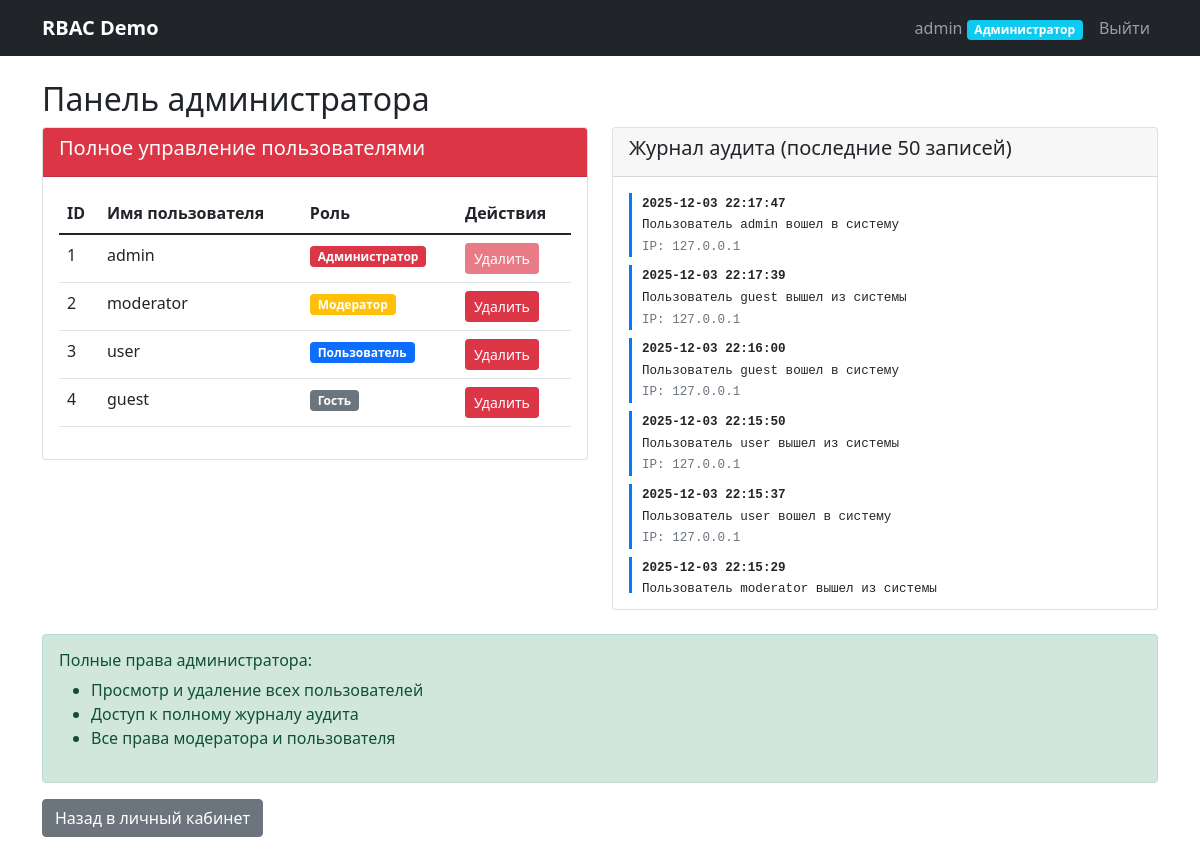
The page /admin (signed in) on the database its author committed.
### models.py (models this page shows, shortened)
class User(UserMixin, db.Model):
    id = db.Column(db.Integer, primary_key=True)
    username = db.Column(db.String(80), unique=True, nullable=False)
    email = db.Column(db.String(120), unique=True, nullable=False)
    password_hash = db.Column(db.String(200), nullable=False)
    role = db.Column(db.String(50), nullable=False, default='Пользователь')

class AuditLog(db.Model):
    id = db.Column(db.Integer, primary_key=True)
    user_id = db.Column(db.Integer, db.ForeignKey('user.id'), nullable=False)
    action = db.Column(db.String(200), nullable=False)
    timestamp = db.Column(db.DateTime, default=db.func.current_timestamp())
    ip_address = db.Column(db.String(45))
    user = db.relationship('User', backref=db.backref('logs', lazy=True))

### app.py (the view)
@app.route('/admin')
@login_required
@role_required('Администратор')
def admin_panel():
    users = User.query.all()
    logs = AuditLog.query.order_by(AuditLog.timestamp.desc()).limit(50).all()
    return render_template('admin.html', users=users, logs=logs)

### app.py (called while the page is built)
def role_required(role_name):
    def decorator(f):
        @wraps(f)
        @login_required
        def decorated_function(*args, **kwargs):
            if current_user.role != role_name:
                flash(f'Требуется роль {role_name}', 'danger')
                return redirect(url_for('index'))
            return f(*args, **kwargs)
        return decorated_function
    return decorator

@login_manager.user_loader
def load_user(user_id):
    return User.query.get(int(user_id))

### templates/admin.html
{% extends "base.html" %}
{% block content %}
<div class="row">
    <div class="col-md-12">
        <h2>Панель администратора</h2>
        <div class="row">
            <div class="col-md-6">
                <div class="card mb-4">
                    <div class="card-header bg-danger text-white">
                        <h5>Полное управление пользователями</h5>
                    </div>
                    <div class="card-body">
                        <table class="table">
                            <thead>
                                <tr>
                                    <th>ID</th>
                                    <th>Имя пользователя</th>
                                    <th>Роль</th>
                                    <th>Действия</th>
                                </tr>
                            </thead>
                            <tbody>
                                {% for user in users %}
                                <tr>
                                    <td>{{ user.id }}</td>
                                    <td>{{ user.username }}</td>
                                    <td>
                                        <span class="badge
                                            {% if user.role == 'Администратор' %}bg-danger
                                            {% elif user.role == 'Модератор' %}bg-warning
                                            {% elif user.role == 'Пользователь' %}bg-primary
                                            {% else %}bg-secondary{% endif %}">
                                            {{ user.role }}
                                        </span>
                                    </td>
                                    <td>
                                        <button type="button" class="btn btn-sm btn-danger"
                                                onclick="deleteUser({{ user.id }})"
                                                {% if user.id == current_user.id %}disabled{% endif %}>
                                            Удалить
                                        </button>
                                    </td>
                                </tr>
                                {% endfor %}
                            </tbody>
                        </table>
                    </div>
                </div>
            </div>
            <div class="col-md-6">
                <div class="card mb-4">
                    <div class="card-header">
                        <h5>Журнал аудита (последние 50 записей)</h5>
                    </div>
                    <div class="card-body">
                        <div style="max-height: 400px; overflow-y: auto;">
                            {% for log in logs %}
                            <div class="log-entry mb-2">
                                <small>
                                    <strong>{{ log.timestamp.strftime('%Y-%m-%d %H:%M:%S') }}</strong><br>
                                    {{ log.action }}<br>
                                    <span class="text-muted">IP: {{ log.ip_address }}</span>
                                </small>
                            </div>
                            {% endfor %}
                        </div>
                    </div>
                </div>
            </div>
        </div>
        <div class="alert alert-success">
            <h6>Полные права администратора:</h6>
            <ul>
                <li>Просмотр и удаление всех пользователей</li>
                <li>Доступ к полному журналу аудита</li>
                <li>Все права модератора и пользователя</li>
            </ul>
        </div>
        <a href="{{ url_for('dashboard') }}" class="btn btn-secondary">Назад в личный кабинет</a>
    </div>
</div>
{% endblock %}

### templates/base.html (shortened to what this page needs)
<!DOCTYPE html>
<html lang="ru">
<head>
    <link href="https://cdn.jsdelivr.net/npm/bootstrap@5.1.3/dist/css/bootstrap.min.css" rel="stylesheet">
</head>
<body>
    <nav class="navbar navbar-expand-lg navbar-dark bg-dark">
        <div class="container">
            <a class="navbar-brand" href="{{ url_for('index') }}">RBAC Demo</a>
            <div class="navbar-nav ms-auto">
                {% if current_user.is_authenticated %}
                    <span class="nav-item nav-link">
                        {{ current_user.username }}
                        <span class="badge bg-info">{{ current_user.role }}</span>
                    </span>
                    <a class="nav-link" href="{{ url_for('logout') }}">Выйти</a>
                {% else %}
                    <a class="nav-link" href="{{ url_for('login') }}">Войти</a>
                {% endif %}
            </div>
        </div>
    </nav>
    <div class="container mt-4">
        {% block content %}{% endblock %}
    </div>
</body>
</html>

### templates/base.html (style rules this page uses)
.navbar-brand { font-weight: bold; }
.log-entry { font-family: monospace; font-size: 0.9em; border-left: 3px solid #007bff; padding-left: 10px; margin-bottom: 5px; }

### rows shown on the page
User: username "admin", role "Администратор", id "1"
User: id "2", username "moderator", role "Модератор"
User: id "3", username "user", role "Пользователь"
User: id "4", username "guest", role "Гость"
AuditLog: timestamp "2025-12-03 22:17:47", action "Пользователь admin вошел в систему", ip_address "127.0.0.1"
AuditLog: timestamp "2025-12-03 22:17:39", action "Пользователь guest вышел из системы", ip_address "127.0.0.1"
AuditLog: timestamp "2025-12-03 22:16:00", action "Пользователь guest вошел в систему", ip_address "127.0.0.1"
AuditLog: timestamp "2025-12-03 22:15:50", action "Пользователь user вышел из системы", ip_address "127.0.0.1"
AuditLog: timestamp "2025-12-03 22:15:37", action "Пользователь user вошел в систему", ip_address "127.0.0.1"
AuditLog: timestamp "2025-12-03 22:15:29", action "Пользователь moderator вышел из системы"
